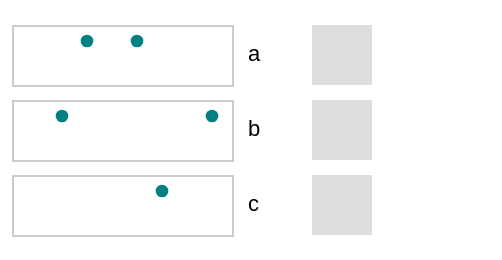

Write a Vega-Lite specification for this figure.
### Vega specification from a JSON file in a GitHub repository (floating-point values rounded to 4 significant figures)
{"$schema": "https://vega.github.io/schema/vega/v6.json", "width": 240, "height": 120, "padding": 5, "data": [{"name": "rows", "values": [{"g": "a", "v": 3}, {"g": "a", "v": 5}, {"g": "b", "v": 2}, {"g": "b", "v": 8}, {"g": "c", "v": 6}]}], "scales": [{"name": "gy", "type": "band", "domain": {"data": "rows", "field": "g"}, "range": "height", "padding": 0.2}, {"name": "x", "type": "linear", "domain": {"data": "rows", "field": "v"}, "range": [0, 100], "nice": true}], "marks": [{"name": "cells", "type": "group", "from": {"facet": {"data": "rows", "name": "part", "groupby": "g"}}, "encode": {"update": {"y": {"scale": "gy", "field": "g"}, "height": {"scale": "gy", "band": 1}, "width": {"value": 110}, "stroke": {"value": "#ccc"}}}, "marks": [{"type": "symbol", "from": {"data": "part"}, "encode": {"update": {"x": {"scale": "x", "field": "v"}, "y": {"value": 8}, "size": {"value": 40}, "fill": {"value": "teal"}}}}]}, {"type": "text", "from": {"data": "cells"}, "encode": {"update": {"x": {"field": "width", "offset": 8}, "y": {"field": "y", "offset": {"field": "height", "mult": 0.5}}, "text": {"field": "datum.g"}, "baseline": {"value": "middle"}, "fill": {"value": "#000"}}}}, {"type": "rect", "from": {"data": "cells"}, "encode": {"update": {"x": {"value": 150}, "y": {"field": "y"}, "width": {"field": "height"}, "height": {"field": "height"}, "fill": {"value": "#ddd"}}}}]}
